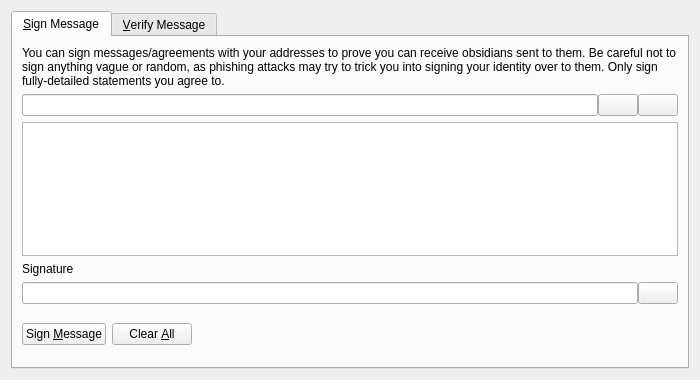
<?xml version="1.0" encoding="UTF-8"?>
<ui version="4.0">
 <class>SignVerifyMessageDialog</class>
 <widget class="QDialog" name="SignVerifyMessageDialog">
  <property name="geometry">
   <rect>
    <x>0</x>
    <y>0</y>
    <width>700</width>
    <height>380</height>
   </rect>
  </property>
  <property name="windowTitle">
   <string>Signatures - Sign / Verify a Message</string>
  </property>
  <property name="modal">
   <bool>true</bool>
  </property>
  <layout class="QVBoxLayout" name="verticalLayout">
   <item>
    <widget class="QTabWidget" name="tabWidget">
     <property name="currentIndex">
      <number>0</number>
     </property>
     <widget class="QWidget" name="tabSignMessage">
      <attribute name="title">
       <string>&amp;Sign Message</string>
      </attribute>
      <layout class="QVBoxLayout" name="verticalLayout_SM">
       <item>
        <widget class="QLabel" name="infoLabel_SM">
         <property name="text">
          <string>You can sign messages/agreements with your addresses to prove you can receive obsidians sent to them. Be careful not to sign anything vague or random, as phishing attacks may try to trick you into signing your identity over to them. Only sign fully-detailed statements you agree to.</string>
         </property>
         <property name="textFormat">
          <enum>Qt::PlainText</enum>
         </property>
         <property name="wordWrap">
          <bool>true</bool>
         </property>
        </widget>
       </item>
       <item>
        <layout class="QHBoxLayout" name="horizontalLayout_1_SM">
         <property name="spacing">
          <number>0</number>
         </property>
         <item>
          <widget class="QValidatedLineEdit" name="addressIn_SM">
           <property name="toolTip">
            <string>The Obsidian address to sign the message with</string>
           </property>
          </widget>
         </item>
         <item>
          <widget class="QPushButton" name="addressBookButton_SM">
           <property name="toolTip">
            <string>Choose previously used address</string>
           </property>
           <property name="text">
            <string/>
           </property>
           <property name="icon">
            <iconset resource="../bitcoin.qrc">
             <normaloff>:/icons/address-book</normaloff>:/icons/address-book</iconset>
           </property>
           <property name="shortcut">
            <string>Alt+A</string>
           </property>
           <property name="autoDefault">
            <bool>false</bool>
           </property>
          </widget>
         </item>
         <item>
          <widget class="QPushButton" name="pasteButton_SM">
           <property name="toolTip">
            <string>Paste address from clipboard</string>
           </property>
           <property name="text">
            <string/>
           </property>
           <property name="icon">
            <iconset resource="../bitcoin.qrc">
             <normaloff>:/icons/editpaste</normaloff>:/icons/editpaste</iconset>
           </property>
           <property name="shortcut">
            <string>Alt+P</string>
           </property>
           <property name="autoDefault">
            <bool>false</bool>
           </property>
          </widget>
         </item>
        </layout>
       </item>
       <item>
        <widget class="QPlainTextEdit" name="messageIn_SM">
         <property name="toolTip">
          <string>Enter the message you want to sign here</string>
         </property>
        </widget>
       </item>
       <item>
        <widget class="QLabel" name="signatureLabel_SM">
         <property name="text">
          <string>Signature</string>
         </property>
         <property name="textFormat">
          <enum>Qt::PlainText</enum>
         </property>
        </widget>
       </item>
       <item>
        <layout class="QHBoxLayout" name="horizontalLayout_2_SM">
         <property name="spacing">
          <number>0</number>
         </property>
         <item>
          <widget class="QLineEdit" name="signatureOut_SM">
           <property name="font">
            <font>
             <italic>true</italic>
            </font>
           </property>
           <property name="readOnly">
            <bool>true</bool>
           </property>
          </widget>
         </item>
         <item>
          <widget class="QPushButton" name="copySignatureButton_SM">
           <property name="toolTip">
            <string>Copy the current signature to the system clipboard</string>
           </property>
           <property name="text">
            <string/>
           </property>
           <property name="icon">
            <iconset resource="../bitcoin.qrc">
             <normaloff>:/icons/editcopy</normaloff>:/icons/editcopy</iconset>
           </property>
           <property name="autoDefault">
            <bool>false</bool>
           </property>
          </widget>
         </item>
        </layout>
       </item>
       <item>
        <layout class="QHBoxLayout" name="horizontalLayout_3_SM">
         <item>
          <widget class="QPushButton" name="signMessageButton_SM">
           <property name="toolTip">
            <string>Sign the message to prove you own this Obsidian address</string>
           </property>
           <property name="text">
            <string>Sign &amp;Message</string>
           </property>
           <property name="icon">
            <iconset resource="../bitcoin.qrc">
             <normaloff>:/icons/edit</normaloff>:/icons/edit</iconset>
           </property>
           <property name="autoDefault">
            <bool>false</bool>
           </property>
          </widget>
         </item>
         <item>
          <widget class="QPushButton" name="clearButton_SM">
           <property name="toolTip">
            <string>Reset all sign message fields</string>
           </property>
           <property name="text">
            <string>Clear &amp;All</string>
           </property>
           <property name="icon">
            <iconset resource="../bitcoin.qrc">
             <normaloff>:/icons/remove</normaloff>:/icons/remove</iconset>
           </property>
           <property name="autoDefault">
            <bool>false</bool>
           </property>
          </widget>
         </item>
         <item>
          <spacer name="horizontalSpacer_1_SM">
           <property name="orientation">
            <enum>Qt::Horizontal</enum>
           </property>
           <property name="sizeHint" stdset="0">
            <size>
             <width>40</width>
             <height>48</height>
            </size>
           </property>
          </spacer>
         </item>
         <item>
          <widget class="QLabel" name="statusLabel_SM">
           <property name="font">
            <font>
             <weight>75</weight>
             <bold>true</bold>
            </font>
           </property>
           <property name="text">
            <string/>
           </property>
           <property name="wordWrap">
            <bool>true</bool>
           </property>
          </widget>
         </item>
         <item>
          <spacer name="horizontalSpacer_2_SM">
           <property name="orientation">
            <enum>Qt::Horizontal</enum>
           </property>
           <property name="sizeHint" stdset="0">
            <size>
             <width>40</width>
             <height>48</height>
            </size>
           </property>
          </spacer>
         </item>
        </layout>
       </item>
      </layout>
     </widget>
     <widget class="QWidget" name="tabVerifyMessage">
      <attribute name="title">
       <string>&amp;Verify Message</string>
      </attribute>
      <layout class="QVBoxLayout" name="verticalLayout_VM">
       <item>
        <widget class="QLabel" name="infoLabel_VM">
         <property name="text">
          <string>Enter the receiver's address, message (ensure you copy line breaks, spaces, tabs, etc. exactly) and signature below to verify the message. Be careful not to read more into the signature than what is in the signed message itself, to avoid being tricked by a man-in-the-middle attack. Note that this only proves the signing party receives with the address, it cannot prove sendership of any transaction!</string>
         </property>
         <property name="textFormat">
          <enum>Qt::PlainText</enum>
         </property>
         <property name="alignment">
          <set>Qt::AlignLeading|Qt::AlignLeft|Qt::AlignTop</set>
         </property>
         <property name="wordWrap">
          <bool>true</bool>
         </property>
        </widget>
       </item>
       <item>
        <layout class="QHBoxLayout" name="horizontalLayout_1_VM">
         <property name="spacing">
          <number>0</number>
         </property>
         <item>
          <widget class="QValidatedLineEdit" name="addressIn_VM">
           <property name="toolTip">
            <string>The Obsidian address the message was signed with</string>
           </property>
          </widget>
         </item>
         <item>
          <widget class="QPushButton" name="addressBookButton_VM">
           <property name="toolTip">
            <string>Choose previously used address</string>
           </property>
           <property name="text">
            <string/>
           </property>
           <property name="icon">
            <iconset resource="../bitcoin.qrc">
             <normaloff>:/icons/address-book</normaloff>:/icons/address-book</iconset>
           </property>
           <property name="shortcut">
            <string>Alt+A</string>
           </property>
           <property name="autoDefault">
            <bool>false</bool>
           </property>
          </widget>
         </item>
        </layout>
       </item>
       <item>
        <widget class="QPlainTextEdit" name="messageIn_VM"/>
       </item>
       <item>
        <widget class="QValidatedLineEdit" name="signatureIn_VM"/>
       </item>
       <item>
        <layout class="QHBoxLayout" name="horizontalLayout_2_VM">
         <item>
          <widget class="QPushButton" name="verifyMessageButton_VM">
           <property name="toolTip">
            <string>Verify the message to ensure it was signed with the specified Obsidian address</string>
           </property>
           <property name="text">
            <string>Verify &amp;Message</string>
           </property>
           <property name="icon">
            <iconset resource="../bitcoin.qrc">
             <normaloff>:/icons/transaction_0</normaloff>:/icons/transaction_0</iconset>
           </property>
           <property name="autoDefault">
            <bool>false</bool>
           </property>
          </widget>
         </item>
         <item>
          <widget class="QPushButton" name="clearButton_VM">
           <property name="toolTip">
            <string>Reset all verify message fields</string>
           </property>
           <property name="text">
            <string>Clear &amp;All</string>
           </property>
           <property name="icon">
            <iconset resource="../bitcoin.qrc">
             <normaloff>:/icons/remove</normaloff>:/icons/remove</iconset>
           </property>
           <property name="autoDefault">
            <bool>false</bool>
           </property>
          </widget>
         </item>
         <item>
          <spacer name="horizontalSpacer_1_VM">
           <property name="orientation">
            <enum>Qt::Horizontal</enum>
           </property>
           <property name="sizeHint" stdset="0">
            <size>
             <width>40</width>
             <height>48</height>
            </size>
           </property>
          </spacer>
         </item>
         <item>
          <widget class="QLabel" name="statusLabel_VM">
           <property name="font">
            <font>
             <weight>75</weight>
             <bold>true</bold>
            </font>
           </property>
           <property name="text">
            <string/>
           </property>
           <property name="wordWrap">
            <bool>true</bool>
           </property>
          </widget>
         </item>
         <item>
          <spacer name="horizontalSpacer_2_VM">
           <property name="orientation">
            <enum>Qt::Horizontal</enum>
           </property>
           <property name="sizeHint" stdset="0">
            <size>
             <width>40</width>
             <height>48</height>
            </size>
           </property>
          </spacer>
         </item>
        </layout>
       </item>
      </layout>
     </widget>
    </widget>
   </item>
  </layout>
 </widget>
 <customwidgets>
  <customwidget>
   <class>QValidatedLineEdit</class>
   <extends>QLineEdit</extends>
   <header>qt/qvalidatedlineedit.h</header>
  </customwidget>
 </customwidgets>
 <resources>
  <include location="../bitcoin.qrc"/>
 </resources>
 <connections/>
</ui>
